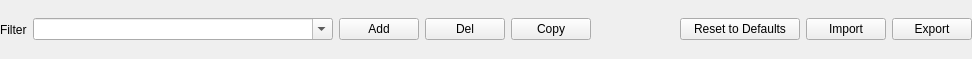
<?xml version="1.0" encoding="UTF-8"?>
<ui version="4.0">
 <class>SdltmFiltersList</class>
 <widget class="QWidget" name="SdltmFiltersList">
  <property name="geometry">
   <rect>
    <x>0</x>
    <y>0</y>
    <width>972</width>
    <height>59</height>
   </rect>
  </property>
  <property name="windowTitle">
   <string>Form</string>
  </property>
  <layout class="QHBoxLayout" name="horizontalLayout">
   <property name="leftMargin">
    <number>0</number>
   </property>
   <property name="topMargin">
    <number>0</number>
   </property>
   <property name="rightMargin">
    <number>0</number>
   </property>
   <property name="bottomMargin">
    <number>0</number>
   </property>
   <item>
    <widget class="QLabel" name="label">
     <property name="maximumSize">
      <size>
       <width>60</width>
       <height>16777215</height>
      </size>
     </property>
     <property name="text">
      <string>Filter</string>
     </property>
    </widget>
   </item>
   <item>
    <widget class="QComboBox" name="filterCombo">
     <property name="sizePolicy">
      <sizepolicy hsizetype="Preferred" vsizetype="Fixed">
       <horstretch>1</horstretch>
       <verstretch>0</verstretch>
      </sizepolicy>
     </property>
     <property name="maximumSize">
      <size>
       <width>300</width>
       <height>16777215</height>
      </size>
     </property>
     <property name="editable">
      <bool>true</bool>
     </property>
    </widget>
   </item>
   <item>
    <widget class="QPushButton" name="add">
     <property name="sizePolicy">
      <sizepolicy hsizetype="Minimum" vsizetype="Fixed">
       <horstretch>0</horstretch>
       <verstretch>0</verstretch>
      </sizepolicy>
     </property>
     <property name="text">
      <string>Add</string>
     </property>
    </widget>
   </item>
   <item>
    <widget class="QPushButton" name="del">
     <property name="text">
      <string>Del</string>
     </property>
    </widget>
   </item>
   <item>
    <widget class="QPushButton" name="copy">
     <property name="text">
      <string>Copy</string>
     </property>
    </widget>
   </item>
   <item>
    <spacer name="horizontalSpacer">
     <property name="orientation">
      <enum>Qt::Horizontal</enum>
     </property>
     <property name="sizeHint" stdset="0">
      <size>
       <width>40</width>
       <height>20</height>
      </size>
     </property>
    </spacer>
   </item>
   <item>
    <widget class="QPushButton" name="reset">
     <property name="minimumSize">
      <size>
       <width>120</width>
       <height>0</height>
      </size>
     </property>
     <property name="text">
      <string>Reset to Defaults</string>
     </property>
    </widget>
   </item>
   <item>
    <widget class="QPushButton" name="importFilters">
     <property name="text">
      <string>Import</string>
     </property>
    </widget>
   </item>
   <item>
    <widget class="QPushButton" name="exportFilters">
     <property name="text">
      <string>Export</string>
     </property>
    </widget>
   </item>
  </layout>
 </widget>
 <resources/>
 <connections/>
</ui>
